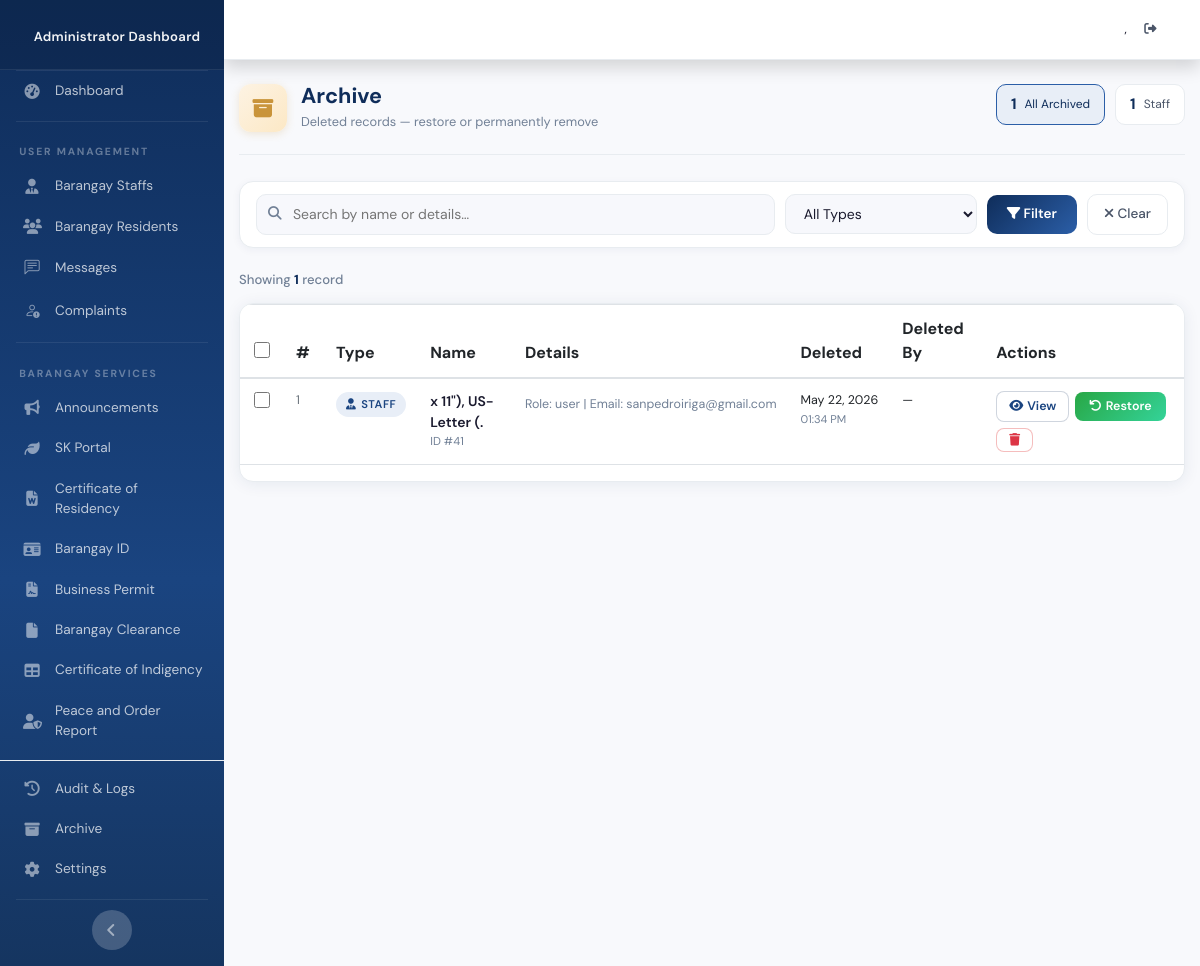
The app's page /admn_archive.php, older data.
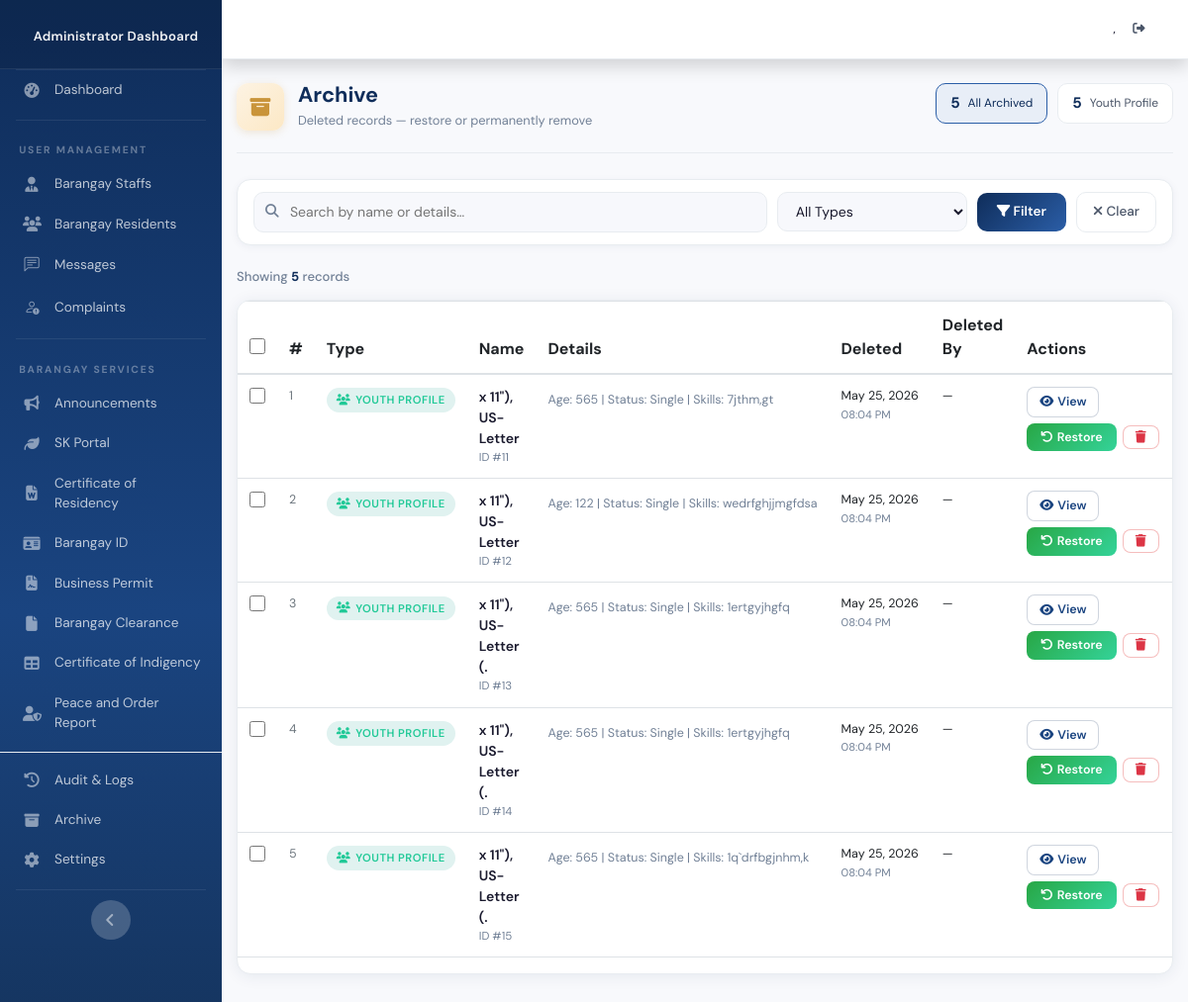
The same page, newer data.
### tables this page shows
CREATE TABLE `tbl_archive` (
  `id_archive` int UNSIGNED NOT NULL,
  `record_type` varchar(50) NOT NULL COMMENT 'resident | certofres | certofindigency | clearance | bspermit | blotter | youth | brgyid | staff',
  `record_id` int UNSIGNED NOT NULL COMMENT 'Original primary key value from source table',
  `full_name` varchar(255) NOT NULL COMMENT 'Formatted name for quick display',
  `summary` varchar(512) DEFAULT NULL COMMENT 'Short detail string (address, purpose, etc.)',
  `record_data` json NOT NULL COMMENT 'Full row stored as JSON for recovery',
  `deleted_by` varchar(150) DEFAULT NULL COMMENT 'Admin username who performed the delete',
  `deleted_at` datetime NOT NULL DEFAULT CURRENT_TIMESTAMP,
  `restored_at` datetime DEFAULT NULL,
  `restored_by` varchar(150) DEFAULT NULL,
  `is_restored` tinyint(1) NOT NULL DEFAULT '0'
);

### admn_archive.php (the view, shortened to what the rows shown need)
<?php
    require_once('classes/conn.php');
    $type_meta = [
        'resident'        => ['label' => 'Resident',              'icon' => 'fa-users',          'color' => 'blue'],
        'certofres'       => ['label' => 'Cert. of Residency',    'icon' => 'fa-file-alt',        'color' => 'teal'],
        'certofindigency' => ['label' => 'Cert. of Indigency',    'icon' => 'fa-file-alt',        'color' => 'teal'],
        'clearance'       => ['label' => 'Brgy. Clearance',       'icon' => 'fa-file',            'color' => 'gold'],
        'bspermit'        => ['label' => 'Business Permit',       'icon' => 'fa-file-contract',   'color' => 'gold'],
        'blotter'         => ['label' => 'Peace & Order Report',  'icon' => 'fa-user-shield',     'color' => 'red'],
        'youth'           => ['label' => 'Youth Profile',         'icon' => 'fa-users',           'color' => 'teal'],
        'brgyid'          => ['label' => 'Barangay ID',           'icon' => 'fa-id-card',         'color' => 'blue'],
        'staff'           => ['label' => 'Staff',                 'icon' => 'fa-user-tie',        'color' => 'blue'],
    ];
    $params = [];
    $sql = "SELECT * FROM tbl_archive";
    $sql .= " ORDER BY deleted_at DESC";
    $stmt = $conn->prepare($sql);
    $stmt->execute($params);
    $records = $stmt->fetchAll(PDO::FETCH_ASSOC);
?>
<?php include('dashboard_sidebar_start.php'); ?>
<link href="css/" rel="stylesheet">
<div class="container-fluid">
    <div class="archive-header">
        <div class="archive-title-group">
            <div>
                <h1>Archive</h1>
            </div>
        </div>
    </div>
    <form method="POST" action="admn_archive.php" id="bulkForm">
        <div class="archive-table-wrap">
            <?php if (empty($records)): ?>
                <div class="archive-empty">
                    <div class="empty-icon"><i class="fas fa-inbox"></i></div>
                    <h5>No archived records found</h5>
                    <p>Records appear here after they are deleted from any module.</p>
                </div>
            <?php else: ?>
            <div class="table-responsive">
                <table class="table table-hover" id="archiveTable">
                    <thead>
                        <tr>
                            <th class="check-col">
                                <input type="checkbox" id="checkAll" title="Select all"
                                    style="width:16px;height:16px;cursor:pointer;">
                            </th>
                            <th style="width:40px;">#</th>
                            <th>Type</th>
                            <th>Name</th>
                            <th>Details</th>
                            <th>Deleted</th>
                            <th>Deleted By</th>
                            <th style="min-width:180px;">Actions</th>
                        </tr>
                    </thead>
                    <tbody>
                        <?php foreach ($records as $i => $rec):
                            $meta = $type_meta[$rec['record_type']] ?? ['label' => $rec['record_type'], 'icon' => 'fa-file', 'color' => 'blue'];
                        ?>
                        <tr>
                            <td class="check-col">
                                <input type="checkbox" name="selected_archives[]"
                                    value="<?= $rec['id_archive'] ?>"
                                    class="row-check"
                                    style="width:16px;height:16px;cursor:pointer;">
                            </td>
                            <td class="date-cell text-muted"><?= $i + 1 ?></td>
                            <td>
                                <span class="type-badge <?= $meta['color'] ?>">
                                    <i class="fas <?= $meta['icon'] ?>"></i>
                                    <?= $meta['label'] ?>
                                </span>
                            </td>
                            <td>
                                <div style="font-weight:600; font-size:0.875rem; color:var(--text-dark);">
                                    <?= htmlspecialchars($rec['full_name']) ?>
                                </div>
                                <div style="font-size:0.72rem; color:var(--text-light);">ID #<?= $rec['record_id'] ?></div>
                            </td>
                            <td>
                                <span class="summary-text" title="<?= htmlspecialchars($rec['summary']) ?>">
                                    <?= htmlspecialchars($rec['summary'] ?? '—') ?>
                                </span>
                            </td>
                            <td class="date-cell">
                                <?= date('M d, Y', strtotime($rec['deleted_at'])) ?><br>
                                <span style="color:var(--text-light); font-size:0.7rem;"><?= date('h:i A', strtotime($rec['deleted_at'])) ?></span>
                            </td>
                            <td class="date-cell"><?= htmlspecialchars($rec['deleted_by'] ?? '—') ?></td>
                            <td>
                                <div style="display:flex; gap:6px; flex-wrap:wrap; align-items:center;">
                                    <button type="button"
                                            class="btn-perma-delete"
                                            style="border-color:rgba(15,45,90,0.2) !important; color:var(--navy-mid) !important;"
                                            onclick="toggleDetail(<?= $rec['id_archive'] ?>)">
                                        <i class="fas fa-eye"></i> View
                                    </button>
                                    <button type="button" class="btn-restore"
                                        onclick="submitSingle('restore_record', <?= $rec['id_archive'] ?>,
                                        '<?= addslashes(htmlspecialchars($rec['full_name'])) ?>',
                                        '<?= addslashes($meta['label']) ?> · ID #<?= $rec['record_id'] ?>')">
                                        <i class="fas fa-undo"></i> Restore
                                    </button>
                                    <button type="button" class="btn-perma-delete"
                                        onclick="submitSingle('permanent_delete', <?= $rec['id_archive'] ?>,
                                        '<?= addslashes(htmlspecialchars($rec['full_name'])) ?>',
                                        '<?= addslashes($meta['label']) ?> · ID #<?= $rec['record_id'] ?>')">
                                        <i class="fas fa-trash"></i>
                                    </button>
                                </div>
                            </td>
                        </tr>
                        <?php endforeach; ?>
                    </tbody>
                </table>
            </div>
            <?php endif; ?>
        </div>
    </form>
    <br><br>
</div>
<link href="https://cdn.jsdelivr.net/npm/bootstrap@5.3.0/dist/css/bootstrap.min.css" rel="stylesheet">
<link rel="stylesheet" href="https://cdn.jsdelivr.net/npm/bootstrap-icons@1.11.3/font/bootstrap-icons.min.css">
<?php include('dashboard_sidebar_end.php'); ?>

Row changes from the older to the newer data that the page shows:
removed tbl_archive: record_type "STAFF", full_name "x 11\"), US-Letter (.", record "41", summary "Role: user | Email: sanpedroiriga@gmail.com", deleted_at "May 22, 2026", deleted_at "01:34 PM", deleted_by "—"
added tbl_archive: record_type "YOUTH PROFILE", full_name "x 11\"), US-Letter", record "11", summary "Age: 565 | Status: Single | Skills: 7jthm,gt", deleted_at "May 25, 2026", deleted_at "08:04 PM", deleted_by "—"
added tbl_archive: record_type "YOUTH PROFILE", full_name "x 11\"), US-Letter", record "12", summary "Age: 122 | Status: Single | Skills: wedrfghjjmgfdsa", deleted_at "May 25, 2026", deleted_at "08:04 PM", deleted_by "—"
added tbl_archive: record_type "YOUTH PROFILE", full_name "x 11\"), US-Letter (.", record "13", summary "Age: 565 | Status: Single | Skills: 1ertgyjhgfq", deleted_at "May 25, 2026", deleted_at "08:04 PM", deleted_by "—"
added tbl_archive: record_type "YOUTH PROFILE", full_name "x 11\"), US-Letter (.", record "14", summary "Age: 565 | Status: Single | Skills: 1ertgyjhgfq", deleted_at "May 25, 2026", deleted_at "08:04 PM", deleted_by "—"
added tbl_archive: record_type "YOUTH PROFILE", full_name "x 11\"), US-Letter (.", record "15", summary "Age: 565 | Status: Single | Skills: 1q`drfbgjnhm,k", deleted_at "May 25, 2026", deleted_at "08:04 PM", deleted_by "—"
Text that changed along with them:
$total_archived: "1" → "5"
count($records): "1" → "5"
new list line: "5 Youth Profile"
text now shown: "s"
list line gone: "1 Staff"
